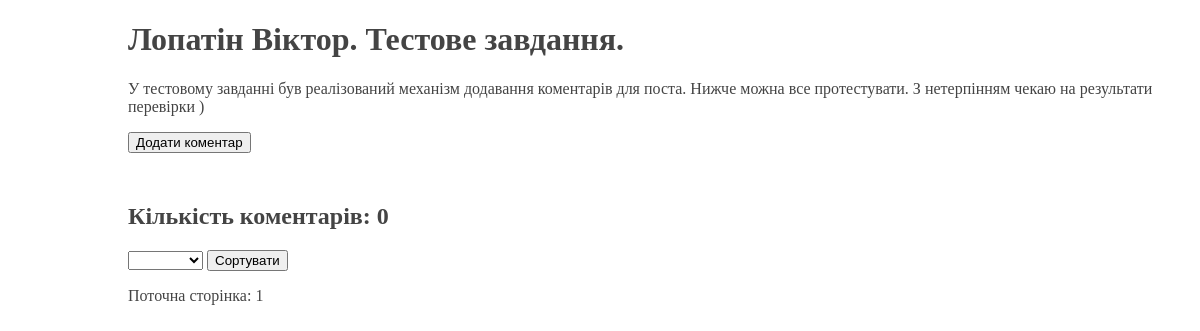
The page / on the database its author committed.
### comments/models.py (models this page shows, shortened)
class Post(models.Model):
    id = models.AutoField(primary_key=True)
    title = models.CharField(max_length=200)
    body = models.TextField()
    def comments(self, sort: str = "default"):
        comments = Comment.objects.filter(post=self, parent_comment=None)
        if sort == "old":
            comments = comments.order_by('datetime')
        elif sort == "name":
            comments = comments.order_by('user__name')
        elif sort == "email":
            comments = comments.order_by('user__email')
        else:
            comments = comments.order_by('-datetime')
        return comments
    @property
    def comments_count(self):
        return Comment.objects.filter(post=self).count()
    @staticmethod
    def get_by_id(pk: int):
        return Post.objects.get(pk=pk)

### comments/views.py (the view)
# urls.py: path('', ShowPosts.as_view(), name='index'),
class ShowPosts(ListView):
    model = Post
    template_name = 'comments/index.html'
    pk_url_kwarg = 'slug'
    context_object_name = 'post'
    success_url = 'comments/index.html'
    def get_queryset(self):
        return Post.get_by_id(1)
    def get_context_data(self, **kwargs):
        context = super().get_context_data(**kwargs)
        post = Post.get_by_id(1)
        sort = self.request.GET["sort"] if "sort" in self.request.GET else None
        page = self.request.GET["page"] if "page" in self.request.GET else 1
        pg = Paginator(post.comments(sort), PAGE_SIZE)
        comments = pg.get_page(page)
        context['form_comment'] = CommentForm()
        context['comments'] = comments
        context["num_pages"] = range(1, pg.num_pages+1) if pg.num_pages > 1 else None
        if sort:
            context["sort"] = sort
        if page:
            context["page"] = page
        return context
    @staticmethod
    def post(request, *args, **kwargs):
        form = CommentForm(request.POST, request.FILES)
        comment_id = request.GET["comment_id"] if "comment_id" in request.GET else None
        if form.is_valid():
            name = form.cleaned_data['name']
            email = form.cleaned_data['email']
            user = User.get_by_name_and_email(name, email)
            post = Post.get_by_id(1)
            params = {
                "text": form.cleaned_data['text'],
                "file": form.cleaned_data['file'],
                "user": user,
            }
            if comment_id:
                parent_comment = Comment.get_by_id(comment_id)
                params['parent_comment'] = parent_comment
            post.create_comment(**params)
            return redirect('index')
        else:
            return render(request, 'comments/invalid_form.html', {"error": form.errors})

### comments/forms.py
class CommentForm(forms.ModelForm):
    class Meta:
        model = Comment
        fields = ['text', 'file']
        widgets = {
            'text': forms.Textarea(attrs={'class': 'form-control', 'rows': 3}),
            'file': forms.FileInput(attrs={'class': 'form-control-file'})
        }
    name = forms.CharField(max_length=200, widget=forms.TextInput(attrs={'class': 'form-control'}))
    email = forms.CharField(max_length=200, widget=forms.TextInput(attrs={'class': 'form-control'}))
    captcha = CaptchaField()

### comments/templates/comments/index.html (shortened to what this page needs)
{% extends "comments/base.html" %}
{% block content %}
    <div class="post">
        <h1>{{post.title}}</h1>
        <p>{{post.body}}</p>
    </div>
    <button class="open-popup" type="submit">Додати коментар</button>
    <div class="comments-count">
        <h2>Кількість коментарів: {{ post.comments_count }}</h2>
        <div class="sort">
            <form action="{% url 'index' %}?page={{ page }}" method="get">
                <select id="sort_id" name="sort">
                </select>
                <button type="submit">Сортувати</button>
            </form>
        </div>
    </div>
    <p>Поточна сторінка: {{ page }}</p>
{% endblock %}

### comments/templates/comments/base.html (shortened to what this page needs)
{% load static %}
<!DOCTYPE html>
<html lang="en">
<head>
    <link type="text/css" rel="stylesheet" href="{% static 'comments/css/styles.css' %}">
</head>
<body>
    <div class="main">
        {% block content %}
        {% endblock %}
    </div>
</body>
</html>

### comments/static/comments/css/styles.css (style rules this page uses)
html, body { font-family: 'arial', 'helvetica', 'sans-serif; margin: 0; padding: 0; height: 100%; width: 100%; color: #444; }
div.main { margin-left: 10%; }
div.comments-count { margin-top: 50px; }

### rows shown on the page
Post: title "Лопатін Віктор. Тестове завдання.", body "У тестовому завданні був реалізований механізм додавання коментарів для поста. Нижче можна все протестувати. З нетерпінням чекаю на результати перевірки )", comments_count "0"

### other values the page prints
{{ page }} "1"
